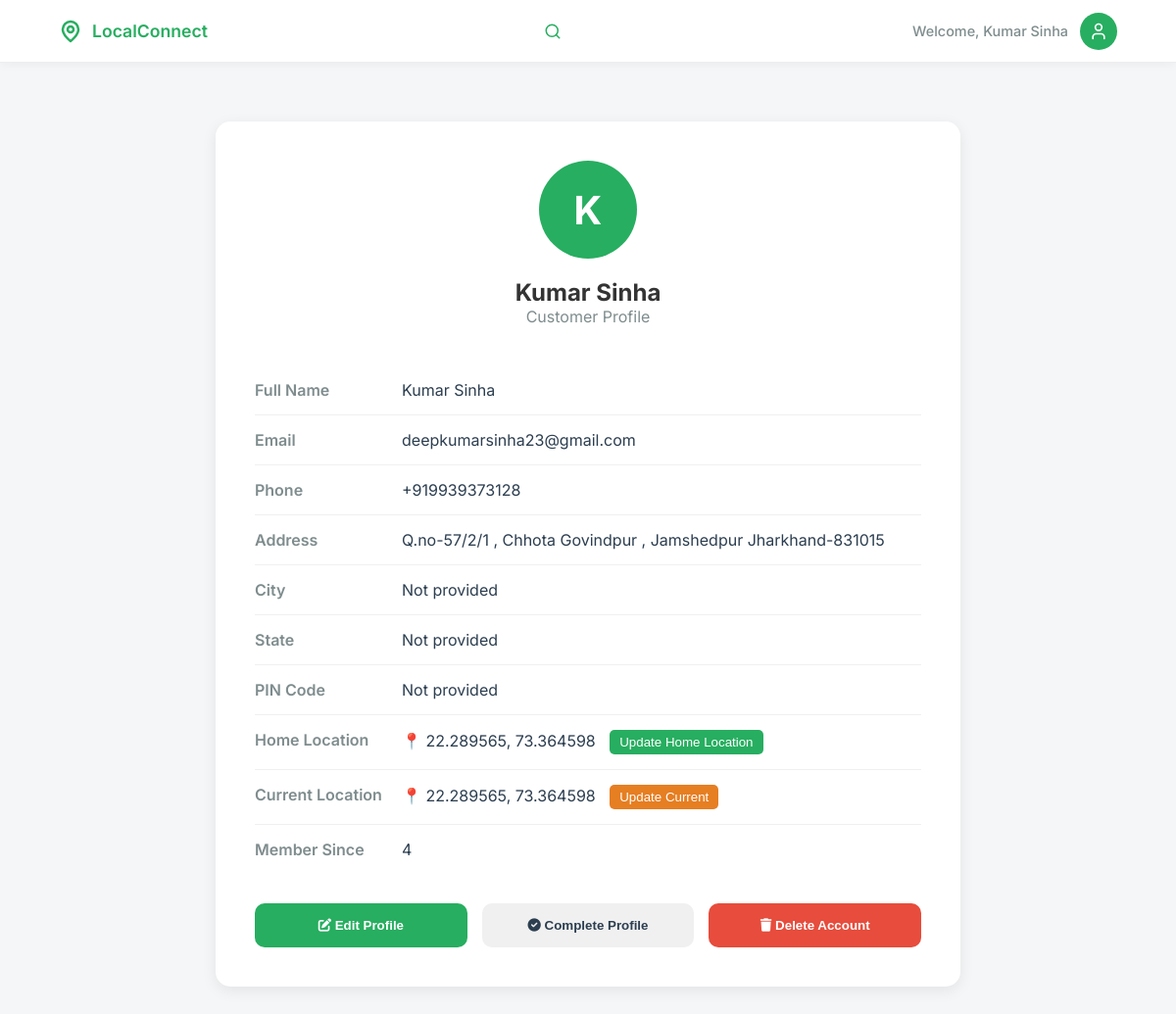
The app's page /customer/profile (signed in), older data.
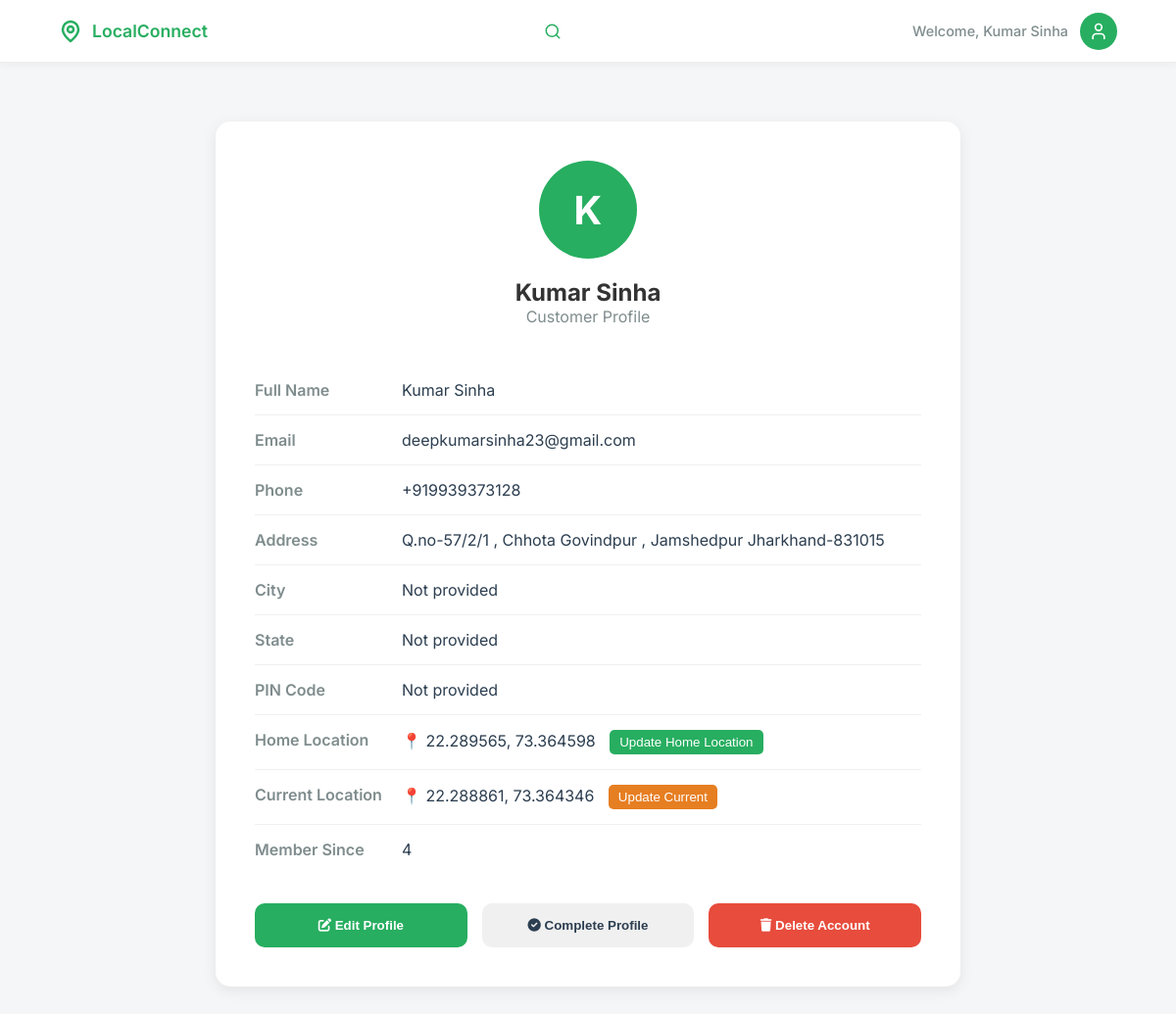
The same page, newer data.
### models/models.py (models this page shows, shortened)
class Customer(db.Model):
    id = db.Column(db.Integer, primary_key=True)
    full_name = db.Column(db.String(100), nullable=False)
    email = db.Column(db.String(120), unique=True, nullable=False)
    phone = db.Column(db.String(20), nullable=False)
    password_hash = db.Column(db.String(128), nullable=False)
    address = db.Column(db.String(500))
    city = db.Column(db.String(100))
    state = db.Column(db.String(100))
    pincode = db.Column(db.String(10))
    latitude = db.Column(db.Float)
    longitude = db.Column(db.Float)
    home_latitude = db.Column(db.Float)
    home_longitude = db.Column(db.Float)
    current_latitude = db.Column(db.Float)
    current_longitude = db.Column(db.Float)
    orders = db.relationship('Order', backref='customer', lazy=True)

### app.py (the view)
@app.route('/customer/profile')
@customer_required
def customer_profile():
    user_id = session.get('user_id')
    customer = Customer.query.get(user_id)
    return render_template('customer/profile.html', user_name=session.get('user_name'), customer=customer, user_id=user_id)

### app.py (called while the page is built)
@app.before_request
def make_session_permanent():
    session.permanent = True

@app.before_request
def check_session_validity():
    if (request.endpoint and
        (request.endpoint.startswith('static') or
         request.endpoint in ['sign_in', 'customer_signup', 'vendor_signup', 'home', 'signup_success', 'forgot_password', 'reset_password', 'contact'] or
         request.endpoint.startswith('api.') or
         request.endpoint.startswith('get_vendor'))):
        return
    if request.endpoint and request.endpoint.startswith('api.'):
        return

### templates/customer/profile.html (shortened to what this page needs)
<!DOCTYPE html>
<html lang="en">
<head>
    <link rel="stylesheet" href="/static/css/customer/base.css">
    <link rel="stylesheet" href="https://cdnjs.cloudflare.com/ajax/libs/font-awesome/6.0.0/css/all.min.css">
</head>
<body>
    <header class="navbar">
        <div class="nav-container">
            <div class="logo" onclick="window.location.href='/customer/dashboard'">
                <svg width="24" height="24" viewBox="0 0 24 24" fill="none" stroke="currentColor" stroke-width="2.5"
                    stroke-linecap="round" stroke-linejoin="round">
                    <path d="M20 10c0 6-8 12-8 12s-8-6-8-12a8 8 0 0 1 16 0Z"></path>
                    <circle cx="12" cy="10" r="3"></circle>
                </svg>
                <span>LocalConnect</span>
            </div>
            <div class="search-wrapper" id="searchWrapper">
                <svg class="search-icon" width="18" height="18" viewBox="0 0 24 24" fill="none" stroke="currentColor"
                    stroke-width="2" stroke-linecap="round" stroke-linejoin="round">
                    <circle cx="11" cy="11" r="8"></circle>
                    <line x1="21" y1="21" x2="16.65" y2="16.65"></line>
                </svg>
            </div>
            <div class="user-profile">
                <span class="welcome-text">Welcome, {{ user_name or 'Guest' }}</span>
                <div class="avatar" id="profileIcon">
                    <svg width="20" height="20" viewBox="0 0 24 24" fill="none" stroke="currentColor" stroke-width="2"
                        stroke-linecap="round" stroke-linejoin="round">
                        <path d="M19 21v-2a4 4 0 0 0-4-4H9a4 4 0 0 0-4 4v2"></path>
                        <circle cx="12" cy="7" r="4"></circle>
                    </svg>
                </div>
            </div>
        </div>
    </header>
    <main class="profile-container">
        <div class="profile-card">
            <div class="profile-header">
                <div class="profile-avatar" id="profileAvatar"></div>
                <h2>{{ customer.full_name if customer else 'User' }}</h2>
                <p style="color: #7f8c8d;">Customer Profile</p>
            </div>
            <div class="profile-info">
                <div class="info-row">
                    <div class="info-label">Full Name</div>
                    <div class="info-value">{{ customer.full_name if customer else 'Not provided' }}</div>
                </div>
                <div class="info-row">
                    <div class="info-label">Email</div>
                    <div class="info-value">{{ customer.email if customer else 'Not provided' }}</div>
                </div>
                <div class="info-row">
                    <div class="info-label">Phone</div>
                    <div class="info-value">{{ customer.phone if customer else 'Not provided' }}</div>
                </div>
                <div class="info-row">
                    <div class="info-label">Address</div>
                    <div class="info-value">{{ customer.address if customer and customer.address else 'Not provided' }}
                    </div>
                </div>
                <div class="info-row">
                    <div class="info-label">City</div>
                    <div class="info-value">{{ customer.city if customer and customer.city else 'Not provided' }}</div>
                </div>
                <div class="info-row">
                    <div class="info-label">State</div>
                    <div class="info-value">{{ customer.state if customer and customer.state else 'Not provided' }}
                    </div>
                </div>
                <div class="info-row">
                    <div class="info-label">PIN Code</div>
                    <div class="info-value">{{ customer.pincode if customer and customer.pincode else 'Not provided' }}
                    </div>
                </div>
                <div class="info-row">
                    <div class="info-label">Home Location</div>
                    <div class="info-value">
                        {% if customer and customer.home_latitude and customer.home_longitude %}
                        <span>📍 {{ "%.6f, %.6f"|format(customer.home_latitude, customer.home_longitude) }}</span>
                        {% else %}
                        <span>Not set</span>
                        {% endif %}
                        <button onclick="setHomeLocation()"
                            style="margin-left:10px;padding:5px 10px;background:#27ae60;color:white;border:none;border-radius:5px;cursor:pointer;">{{
                            'Update' if customer and customer.home_latitude else 'Set' }} Home Location</button>
                    </div>
                </div>
                <div class="info-row">
                    <div class="info-label">Current Location</div>
                    <div class="info-value">
                        {% if customer and customer.current_latitude and customer.current_longitude %}
                        <span>📍 {{ "%.6f, %.6f"|format(customer.current_latitude, customer.current_longitude) }}</span>
                        {% else %}
                        <span>Not set</span>
                        {% endif %}
                        <button onclick="updateCurrentLocation()"
                            style="margin-left:10px;padding:5px 10px;background:#e67e22;color:white;border:none;border-radius:5px;cursor:pointer;">Update
                            Current</button>
                    </div>
                </div>
                <div class="info-row">
                    <div class="info-label">Member Since</div>
                    <div class="info-value">{{ customer.id if customer else 'N/A' }}</div>
                </div>
            </div>
            <div class="profile-actions">
                <button class="btn-action btn-edit" onclick="toggleEditMode()">
                    <i class="fa-solid fa-edit"></i> Edit Profile
                </button>
                <button class="btn-action btn-complete" onclick="completeProfile()">
                    <i class="fa-solid fa-check-circle"></i> Complete Profile
                </button>
                <button class="btn-action" style="background: #e74c3c; color: white;" onclick="deleteAccount()">
                    <i class="fa-solid fa-trash"></i> Delete Account
                </button>
            </div>
        </div>
    </main>
</body>
</html>

### static/css/customer/base.css (style rules this page uses)
:root { --bg-color: #f5f6f7; --primary-green: #27ae60; --dark-green: #219150; --text-main: #333; --text-dark: #2c3e50; --text-gray: #7f8c8d; --text-light: #7f8c8d; --card-shadow: 0 4px 15px rgba(0, 0, 0, 0.04); --border-radius: 18px; --bg-light: #f5f7f8; --bg-gray: #f5f7f8; }
* { margin: 0; padding: 0; box-sizing: border-box; transition: all 0.3s cubic-bezier(0.25, 0.8, 0.25, 1); }
body { font-family: 'Inter', sans-serif; background-color: var(--bg-color); color: var(--text-main); overflow-x: hidden; }
.navbar { background: white; height: 64px; display: flex; align-items: center; padding: 0 5%; box-shadow: 0 1px 10px rgba(0, 0, 0, 0.05); position: sticky; top: 0; z-index: 1000; border-bottom: 1px solid #eee; }
.nav-container { width: 100%; max-width: 1200px; margin: 0 auto; display: flex; justify-content: space-between; align-items: center; gap: 15px; }
.logo { display: flex; align-items: center; gap: 10px; color: var(--primary-green); font-weight: 600; font-size: 1.1rem; cursor: pointer; }
.search-wrapper { position: relative; width: 400px; flex: 1; max-width: 450px; transition: all 0.3s ease; }
.search-wrapper.collapsed { width: 40px; max-width: 40px; }
.search-icon { position: absolute; right: 18px; top: 50%; transform: translateY(-50%); color: var(--primary-green); cursor: pointer; }
.user-profile { display: flex; align-items: center; gap: 12px; position: relative; }
.welcome-text { font-size: 0.9rem; color: var(--text-gray); font-weight: 500; }
.avatar { width: 38px; height: 38px; background: var(--primary-green); border-radius: 50%; display: flex; align-items: center; justify-content: center; color: white; font-weight: 600; cursor: pointer; transition: all 0.3s ease; }

### templates/customer/profile.html (style rules this page uses)
.profile-container { max-width: 800px; margin: 40px auto; padding: 20px; }
.profile-card { background: white; border-radius: 15px; padding: 40px; box-shadow: 0 4px 15px rgba(0, 0, 0, 0.08); }
.profile-header { text-align: center; margin-bottom: 40px; }
.profile-avatar { width: 100px; height: 100px; background: #27ae60; border-radius: 50%; display: flex; align-items: center; justify-content: center; margin: 0 auto 20px; color: white; font-size: 40px; font-weight: 700; }
.profile-info { margin: 30px 0; }
.info-row { display: flex; padding: 15px 0; border-bottom: 1px solid #f0f0f0; }
.info-row:last-child { border-bottom: none; }
.info-label { font-weight: 600; color: #7f8c8d; width: 150px; }
.info-value { color: #2c3e50; flex: 1; }
.profile-actions { display: flex; gap: 15px; margin-top: 30px; }
.btn-action { flex: 1; padding: 15px; border: none; border-radius: 10px; font-weight: 600; cursor: pointer; transition: all 0.3s ease; }
.btn-edit { background: #27ae60; color: white; }
.btn-complete { background: #f0f0f0; color: #2c3e50; }

Row changes from the older to the newer data that the page shows:
changed Customer "Kumar Sinha": current_latitude+current_longitude "22.289565, 73.364598" → "22.288861, 73.364346"
